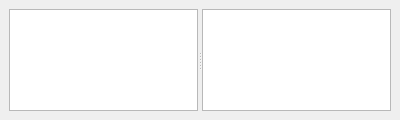
<?xml version="1.0" encoding="UTF-8"?>
<ui version="4.0">
 <class>DockBookmarks</class>
 <widget class="QDockWidget" name="DockBookmarks">
  <property name="geometry">
   <rect>
    <x>0</x>
    <y>0</y>
    <width>400</width>
    <height>120</height>
   </rect>
  </property>
  <property name="sizePolicy">
   <sizepolicy hsizetype="MinimumExpanding" vsizetype="Preferred">
    <horstretch>0</horstretch>
    <verstretch>1</verstretch>
   </sizepolicy>
  </property>
  <property name="minimumSize">
   <size>
    <width>400</width>
    <height>120</height>
   </size>
  </property>
  <property name="maximumSize">
   <size>
    <width>1000</width>
    <height>440</height>
   </size>
  </property>
  <property name="features">
   <set>QDockWidget::NoDockWidgetFeatures</set>
  </property>
  <property name="allowedAreas">
   <set>Qt::LeftDockWidgetArea</set>
  </property>
  <property name="windowTitle">
   <string>Bookmarks</string>
  </property>
  <widget class="QWidget" name="dockWidgetContents">
   <property name="sizePolicy">
    <sizepolicy hsizetype="Expanding" vsizetype="Expanding">
     <horstretch>0</horstretch>
     <verstretch>0</verstretch>
    </sizepolicy>
   </property>
   <property name="minimumSize">
    <size>
     <width>400</width>
     <height>0</height>
    </size>
   </property>
   <layout class="QGridLayout" name="gridLayout">
    <item row="0" column="0">
     <widget class="QSplitter" name="splitter">
      <property name="sizePolicy">
       <sizepolicy hsizetype="MinimumExpanding" vsizetype="Preferred">
        <horstretch>0</horstretch>
        <verstretch>0</verstretch>
       </sizepolicy>
      </property>
      <property name="orientation">
       <enum>Qt::Horizontal</enum>
      </property>
      <widget class="QTableView" name="tableViewFrequencyList">
       <property name="sizePolicy">
        <sizepolicy hsizetype="MinimumExpanding" vsizetype="Preferred">
         <horstretch>0</horstretch>
         <verstretch>0</verstretch>
        </sizepolicy>
       </property>
       <property name="minimumSize">
        <size>
         <width>100</width>
         <height>10</height>
        </size>
       </property>
       <property name="editTriggers">
        <set>QAbstractItemView::AnyKeyPressed|QAbstractItemView::EditKeyPressed|QAbstractItemView::SelectedClicked</set>
       </property>
       <property name="alternatingRowColors">
        <bool>true</bool>
       </property>
       <property name="sortingEnabled">
        <bool>false</bool>
       </property>
      </widget>
      <widget class="BookmarksTagList" name="tableWidgetTagList">
       <property name="sizePolicy">
        <sizepolicy hsizetype="MinimumExpanding" vsizetype="Preferred">
         <horstretch>0</horstretch>
         <verstretch>0</verstretch>
        </sizepolicy>
       </property>
       <property name="minimumSize">
        <size>
         <width>100</width>
         <height>0</height>
        </size>
       </property>
       <property name="maximumSize">
        <size>
         <width>16777215</width>
         <height>16777215</height>
        </size>
       </property>
       <property name="baseSize">
        <size>
         <width>0</width>
         <height>0</height>
        </size>
       </property>
       <property name="editTriggers">
        <set>QAbstractItemView::EditKeyPressed</set>
       </property>
       <property name="alternatingRowColors">
        <bool>true</bool>
       </property>
       <property name="selectionMode">
        <enum>QAbstractItemView::SingleSelection</enum>
       </property>
       <property name="selectionBehavior">
        <enum>QAbstractItemView::SelectRows</enum>
       </property>
       <property name="columnCount">
        <number>2</number>
       </property>
       <attribute name="horizontalHeaderVisible">
        <bool>false</bool>
       </attribute>
       <attribute name="horizontalHeaderMinimumSectionSize">
        <number>18</number>
       </attribute>
       <attribute name="horizontalHeaderDefaultSectionSize">
        <number>30</number>
       </attribute>
       <attribute name="horizontalHeaderStretchLastSection">
        <bool>true</bool>
       </attribute>
       <attribute name="verticalHeaderVisible">
        <bool>false</bool>
       </attribute>
       <column/>
       <column/>
      </widget>
     </widget>
    </item>
   </layout>
  </widget>
 </widget>
 <customwidgets>
  <customwidget>
   <class>BookmarksTagList</class>
   <extends>QTableWidget</extends>
   <header>qtgui/bookmarkstaglist.h</header>
  </customwidget>
 </customwidgets>
 <resources/>
 <connections/>
</ui>
